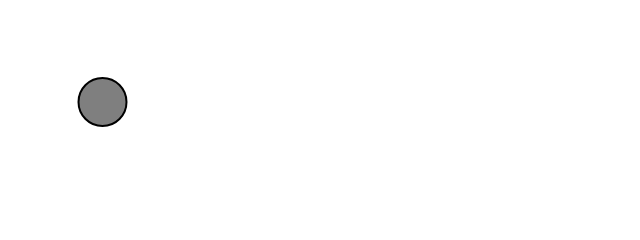
Frame 1 (no input)
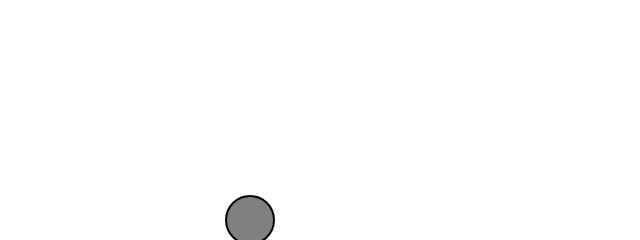
Frame 60 (no input)
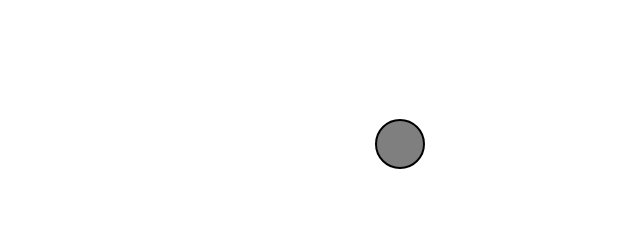
Frame 120 (the mouse pressed at the canvas centre since frame 60)

The p5.js sketch that drew these frames (run headless with seeded random() and noise() and a simulated clock; from frame 60 on, the mouse is pressed at the canvas centre):

// p5.js sketch
// ── sketch.js
// Example 1-2: Bouncing Ball, with p5.Vector!
//{!2 .bold} Instead of a bunch of floats, we now just have two variables.
let position;
let velocity;

function setup() {
    createCanvas(640, 240);
    //{!2 .bold} Note how createVector() has to be called inside of setup().
    position = createVector(100, 100);
    velocity = createVector(2.5, 2);
}

function draw() {
    background(255);
    //{!1 .bold .no-comment}
    position.add(velocity);

    //{!6 .bold .code-wide} We still sometimes need to refer to the individual components of a p5.Vector and can do so using the dot syntax: position.x, velocity.y, etc.
    if (position.x > width || position.x < 0) {
        velocity.x = velocity.x * -1;
    }
    if (position.y > height || position.y < 0) {
        velocity.y = velocity.y * -1;
    }

    stroke(0);
    fill(127);
    strokeWeight(2);
    circle(position.x, position.y, 48);
}
